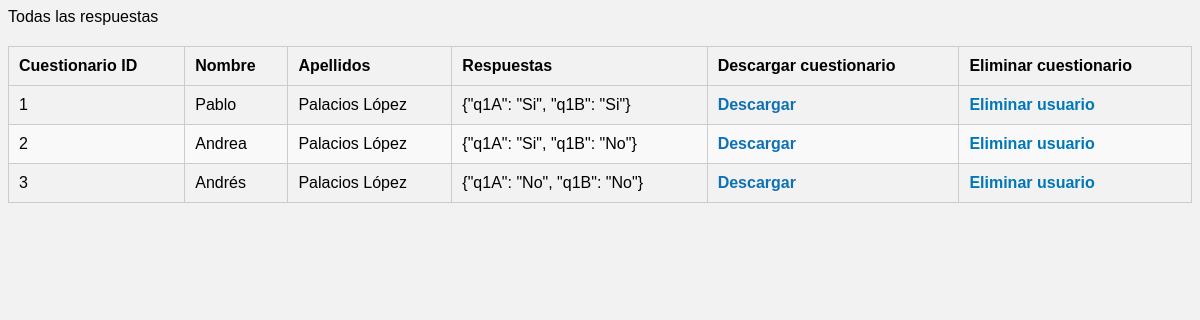
/list, run on an earlier commit of the app's database.
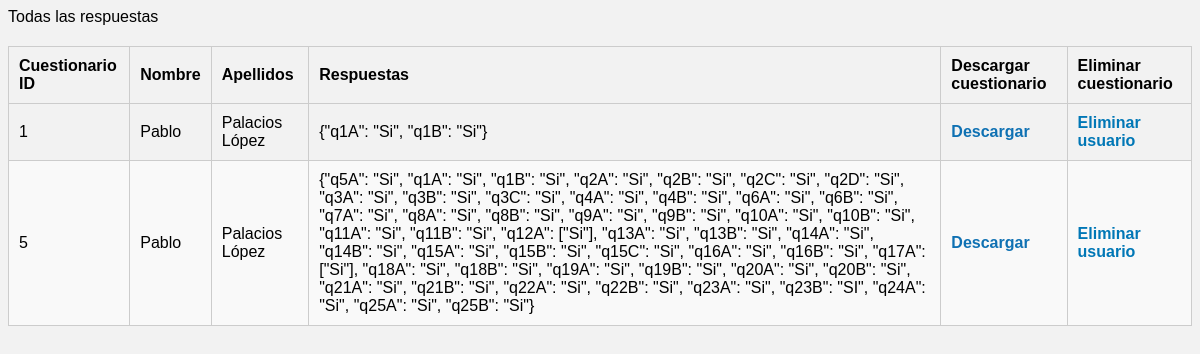
And on a later commit of the database.
### tables this page shows
CREATE TABLE Cuestionario(

    id INTEGER PRIMARY KEY, 
    nombre CHAR(30) NOT NULL,
    apellidos CHAR(30) NOT NULL,
    id_respuestas int  NOT NULL,

    FOREIGN KEY (id_respuestas) REFERENCES Respuestas(id)


);

CREATE TABLE Respuestas(

    id INTEGER PRIMARY KEY,
    respuestas_json VARCHAR2 (23767)
);

### app.py (the view)
@app.route('/list')
def list():
    con = sqlite3.connect('c:/Users/VORPC/Desktop/app - copia/database/cuestionarios.db')
    con.row_factory = sqlite3.Row
    cur = con.cursor()
    cur.execute('SELECT * FROM Cuestionario INNER JOIN Respuestas ON Cuestionario.id_respuestas = Respuestas.id')
    rows = cur.fetchall()
    con.close()
    return render_template("list.html", rows=rows)

### templates/list.html (shortened to what this page needs)
{% block content %}
<link rel="stylesheet" type="text/css" href="{{ url_for('static', filename='index.css') }}">
        <table border="1px" class="table-style">
            <thead>
                <td><strong>Cuestionario ID</strong></td>
                <td><strong>Nombre</strong></td>
                <td><strong>Apellidos</strong></td>
                <td><strong>Respuestas</strong></td>
                <td><strong>Descargar cuestionario</strong></td>
                <td><strong>Eliminar cuestionario</strong></td>
            </thead>
            {% for row in rows %}
            <tr>
                <td>{{ row["id"] }}</td>
                <td>{{ row["nombre"] }}</td>
                <td>{{ row["apellidos"] }}</td>
                <td>{{ row["respuestas_json"] }}</td>
                <td><a class="download-link" href="{{ url_for('generar_docxFromDatabase', usuario=row['id']) }}" target="_blank">Descargar</a></td>
                <td>
                    <a href="{{ url_for('eliminar_usuario', usuario=row['id']) }}" onclick="return confirmarEliminacion()">Eliminar usuario</a>
                </td>
            </tr>
            {% endfor %}
        </table>
{% endblock %}

### static/index.css (style rules this page uses)
a { text-decoration: none; color: #0077b6; font-weight: bold; }
.table-style { width: 100%; border-collapse: collapse; margin-top: 20px; }
.table-style th, .table-style td { padding: 10px; text-align: left; border: 1px solid #ccc; }
.table-style tr:nth-child(even) { background-color: #f9f9f9; }
.download-link { color: #0f71b3; text-decoration: none; }

What changed in the data, as far as the page shows it:
removed Cuestionario: id "2", nombre "Andrea", apellidos "Palacios López", respuestas_json "{\"q1A\": \"Si\", \"q1B\": \"No\"}"
removed Cuestionario: id "3", nombre "Andrés", apellidos "Palacios López", respuestas_json "{\"q1A\": \"No\", \"q1B\": \"No\"}"
added Cuestionario: id "5", nombre "Pablo", apellidos "Palacios López", respuestas_json "{\"q5A\": \"Si\", \"q1A\": \"Si\", \"q1B\": \"Si\", \"q2A\": \"Si\", \"q2B\": \"Si\", \"q2C\": \"Si\", \"q2D\": \"Si\", \"q3A\": \"Si\", \"q3B\": \"Si\", \"q3C\": \"Si\", \"q4A\": \"Si\", \"q4B\": \"Si\", \"q6A\": \"Si\", \"q6B\": \"Si\", \"q7A\": \"Si\", \"q8A\": \"Si\", \"q8B\": \"Si\", \"q9A\": \"Si\", \"q9B\": \"Si\", \"q10A\": \"Si\", \"q10B\": \"Si\", \"q11A\": \"Si\", \"q11B\": \"Si\", \"q12A\": [\"Si\"], \"q13A\": \"Si\", \"q13B\": \"Si\", \"q14A\": \"Si\", \"q14B\": \"Si\", \"q15A\": \"Si\", \"q15B\": \"Si\", \"q15C\": \"Si\", \"q16A\": \"Si\", \"q16B\": \"Si\", \"q17A\": [\"Si\"], \"q18A\": \"Si\", \"q18B\": \"Si\", \"q19A\": \"Si\", \"q19B\": \"Si\", \"q20A\": \"Si\", \"q20B\": \"Si\", \"q21A\": \"Si\", \"q21B\": \"Si\", \"q22A\": \"Si\", \"q22B\": \"Si\", \"q23A\": \"Si\", \"q23B\": \"SI\", \"q24A\": \"Si\", \"q25A\": \"Si\", \"q25B\": \"Si\"}"
